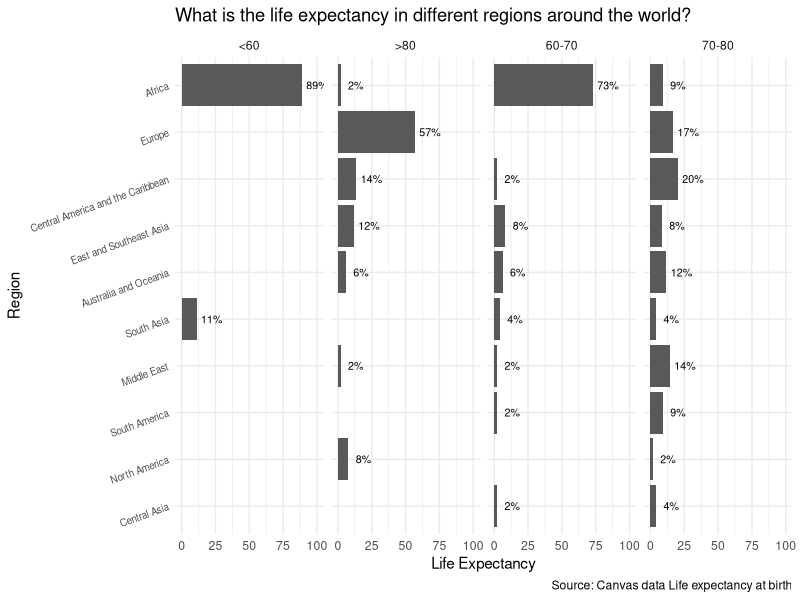

Generate this figure with R:
## ---- chunk 1
rm(list = ls()) 

lifeDF=read.csv("lifeDF.csv")

library(ggplot2)
baseBar = ggplot(lifeDF, aes(x = reorder(region,share), y = share)) + theme_minimal()

barPlot  = baseBar + geom_bar( stat = "identity" )

barsFt = barPlot + facet_grid(~level) 
barsFt=barsFt + coord_flip()

barsFt=barsFt + theme(axis.text.y = element_text(size=7,angle = 20))+labs(y="Life Expectancy")+labs(x="Region")

library(scales)
titleText='What is the life expectancy in different regions around the world?'
sourceText='Source: Canvas data Life expectancy at birth'
barFt2=barsFt + geom_text(aes(label=ifelse(share>0.01,
                                      scales::percent(share,accuracy = 1),
                                     "")),
                     nudge_y = 0.11,size=2.7) + 
           scale_y_continuous(labels = scales::percent_format(accuracy = 1,suffix=""))+labs(title=titleText,caption=sourceText) 

barFt2

## ---- chunk 2
saveRDS(barFt2, file = "barsFt2.rds")
